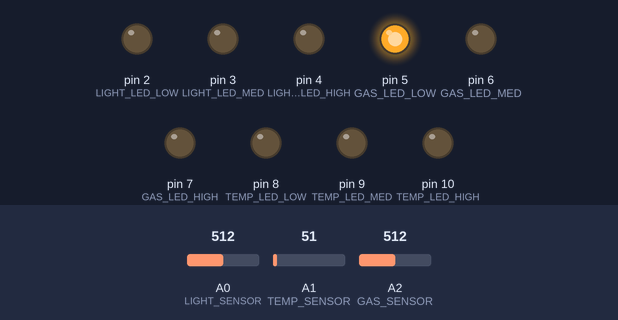
The sketch below on a simulated Arduino Uno, built with avr-gcc and run on an emulated ATmega328P. On the bench: output pins drawn as LEDs (lit = HIGH). The test bench sets the inputs (shaded band); at power-on: A1 (TEMP_SENSOR) = 51, A2 (GAS_SENSOR) = 512, A0 (LIGHT_SENSOR) = 512.

Above: at 1.2 s.
1.3 s: A1 (TEMP_SENSOR) set to 74
2.8 s: A1 (TEMP_SENSOR) set to 83
At 3.5 s:
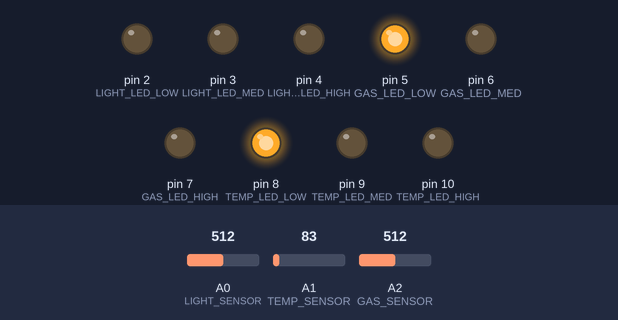
4.3 s: A2 (GAS_SENSOR) set to 540
5.8 s: A2 (GAS_SENSOR) set to 563
At 7.0 s:
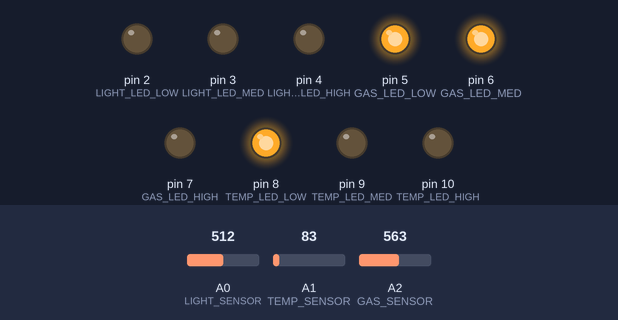
7.3 s: A0 (LIGHT_SENSOR) set to 883
8.8 s: A0 (LIGHT_SENSOR) set to 912
At 9.8 s:
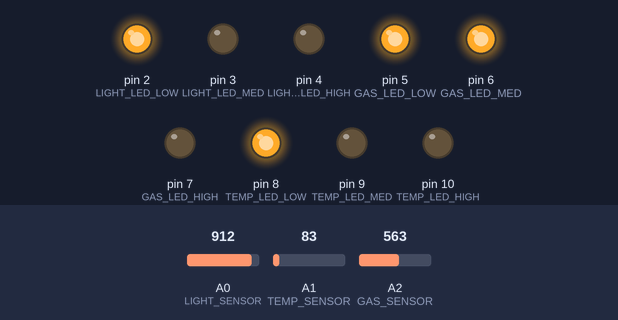
Timing chart, 0 to 11.3 s (numbered marks = the images above; inputs shaded):
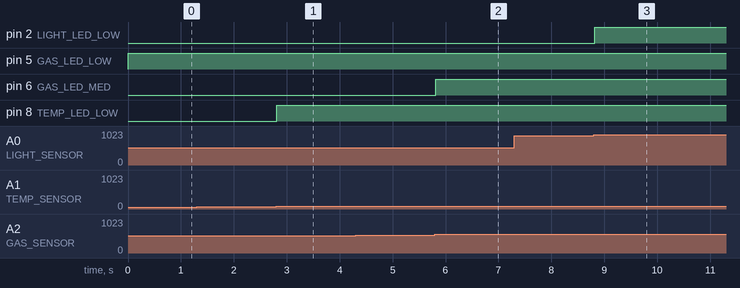

The sketch:

main.ino
```cpp
// Pin constants:
const int LIGHT_LED_LOW = 2;
const int LIGHT_LED_MED = 3;
const int LIGHT_LED_HIGH = 4;
const int LIGHT_SENSOR = A0;

const int GAS_LED_LOW = 5;
const int GAS_LED_MED = 6;
const int GAS_LED_HIGH = 7;
const int GAS_SENSOR = A2;

const int TEMP_LED_LOW = 8;
const int TEMP_LED_MED = 9;
const int TEMP_LED_HIGH = 10;
const int TEMP_SENSOR = A1;

void setup() {
  // Set pin modes:
  pinMode(LIGHT_LED_LOW, OUTPUT);
  pinMode(LIGHT_LED_MED, OUTPUT);
  pinMode(LIGHT_LED_HIGH, OUTPUT);
  pinMode(TEMP_LED_LOW, OUTPUT);
  pinMode(TEMP_LED_MED, OUTPUT);
  pinMode(TEMP_LED_HIGH, OUTPUT);
  pinMode(GAS_LED_LOW, OUTPUT);
  pinMode(GAS_LED_MED, OUTPUT);
  pinMode(GAS_LED_HIGH, OUTPUT);
}

void set_led_state(int state, int p_low, int p_med, int p_high) {
  digitalWrite(p_low, state >= 1 ? 1 : 0);
  digitalWrite(p_med, state >= 2 ? 1 : 0);
  digitalWrite(p_high, state >= 3 ? 1 : 0);
}

/*
 * Logic,(which can arguably be seen easily from the if else)
 * if val <= low_thresh   == state = 0 = All led off
 * if low < val < med     == state = 1 = LOW led ON
 * if med < val < high    == state = 2 = LOW; MED leds ON
 * if val > high          == state = 3 = All leds ON
 */
int normalize_range_to_state(int val, int low_thresh, int med_thresh,
                             int high_thresh) {
  if (val < low_thresh)
    return 0;
  else if (low_thresh <= val && val < med_thresh)
    return 1;
  else if (med_thresh <= val && val < high_thresh)
    return 2;
  else if (high_thresh <= val)
    return 3;
}

// Ranges are based on empirical testing
void check_light_sensor() {
  int light_val = analogRead(LIGHT_SENSOR);
  int state = normalize_range_to_state(light_val, 900, 940, 960);
  set_led_state(state, LIGHT_LED_LOW, LIGHT_LED_MED, LIGHT_LED_HIGH);
}

// Ranges are based on empirical testing
void check_gas_sensor() {
  int gas_val = analogRead(GAS_SENSOR);
  int state = normalize_range_to_state(gas_val, 500, 550, 700);
  set_led_state(state, GAS_LED_LOW, GAS_LED_MED, GAS_LED_HIGH);
}

void check_temp_sensor() {
  int tmp_sensorvalue = analogRead(TEMP_SENSOR); // Range 0 - 1023
  // to get scaled value for voltage, Analog Input MAX (5V)
  float voltage = tmp_sensorvalue * 5 / 1023.0;
  // approximate temperature value, -40 temp low bound
  // -100 is voltage low bound and 0.1 is to get integer Celsius
  int cel = -40 + (voltage * 1000 - 100) * 0.1;
  int state = normalize_range_to_state(cel, -10, 10, 30);
  set_led_state(state, TEMP_LED_LOW, TEMP_LED_MED, TEMP_LED_HIGH);
}

void loop() {
  // Update Sensor values
  check_temp_sensor();
  check_light_sensor();
  check_gas_sensor();
  delay(200); // Wait for 200 millisecond(s)
}
```

Measured:
- the behaviour switches between 79 and 80 on A1 (TEMP_SENSOR) (found by bisection; images 0 and 1)
- the behaviour switches between 549 and 550 on A2 (GAS_SENSOR) (found by bisection; images 1 and 2)
- the behaviour switches between 899 and 900 on A0 (LIGHT_SENSOR) (found by bisection; images 2 and 3)
- after the input at 1.3 s, every drawn part: stays the same
- after the input at 2.8 s, pin 8 (TEMP_LED_LOW): LOW → HIGH at once
- after the input at 4.3 s, every drawn part: stays the same
- after the input at 5.8 s, pin 6 (GAS_LED_MED): LOW → HIGH at once
- after the input at 7.3 s, every drawn part: stays the same
- after the input at 8.8 s, pin 2 (LIGHT_LED_LOW): LOW → HIGH at once
